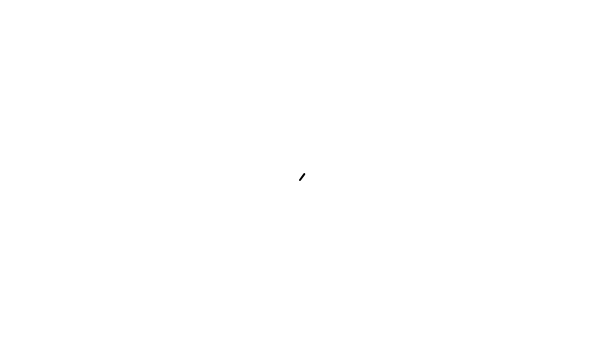
Frame 1 (no input)
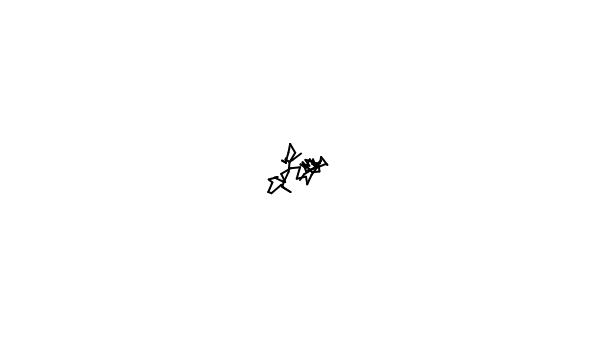
Frame 60 (no input)
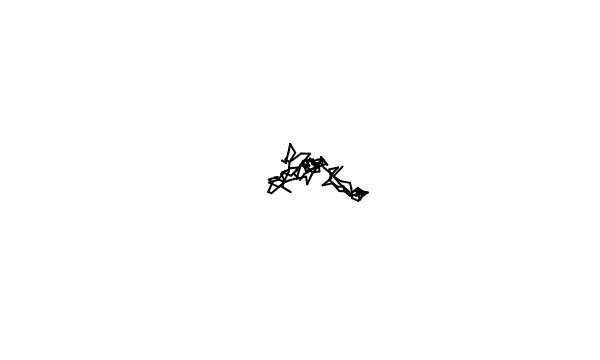
Frame 120 (the mouse pressed at the canvas centre since frame 60)

The p5.js sketch that drew these frames (run headless with seeded random() and noise() and a simulated clock; from frame 60 on, the mouse is pressed at the canvas centre):

// p5.js sketch
// ── sketch.js
// previous location
var previousX;
var previousY;

// current location
var x;
var y;

function setup() {
  createCanvas(600, 360);
  // start in the center
  x = width/2;
  y = height/2;
  background(255);
}

function draw() {
  
  
  // save current location
  previousX = x;
  previousY = y;
  
  // get a new current location
  x += random(-10,10);
  y += random(-10,10);
   
  // connect both with a line
  stroke(0);
  strokeWeight(2);
  line(previousX,previousY,x,y);
  
  // stay in the window
  x = constrain(x,0,width);
  y = constrain(y,0,height);
}
